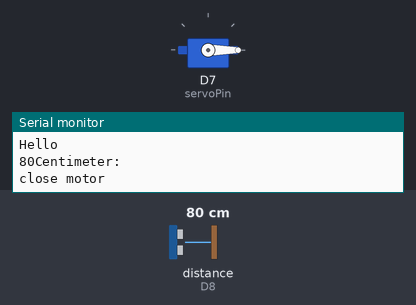
Bench run of a sketch on a simulated ESP8266 (NodeMCU). On the bench: servo, the last lines printed to the serial monitor. Wiring (inferred from the names in the program): ultrasonic range finder: trigger D6; echo D8. The test bench sets the inputs (shaded band); at power-on: distance to the obstacle (sensor on D8) 80 cm. The echo pulse lasts 58.3 µs per cm.

Above: at 2.2 s.
2.3 s: distance to the obstacle (sensor on D8) set to 33 cm
5.2 s: distance to the obstacle (sensor on D8) set to 26 cm
At 8.5 s:
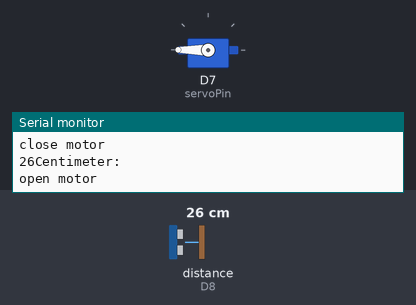
9.5 s: distance to the obstacle (sensor on D8) set to 35 cm
At 12.9 s:
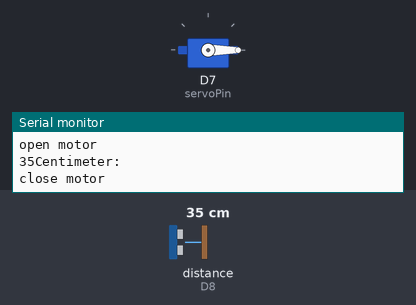
13.5 s: distance to the obstacle (sensor on D8) set to 2 cm
At 17.3 s:
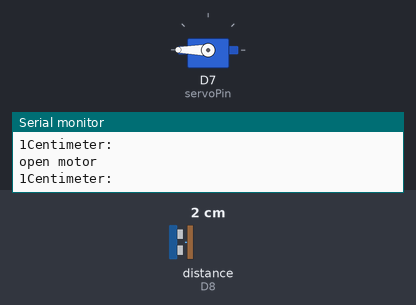
Timing chart, 0 to 18.5 s (numbered marks = the images above; inputs shaded):
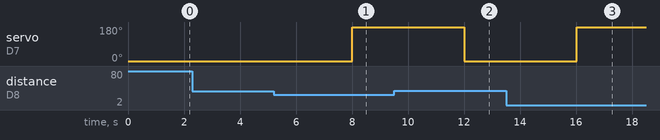

The sketch:

Final_servo_motor_code.ino
```cpp
#include <Servo.h>  // Include the Servo library
#include<ESP8266WiFi.h>
#define TRIGGER D6
#define ECHO    D8
int servoPin = 13;  // Declare the Servo pin

Servo Servo1;  // Create a servo object
void setup() {
Serial.begin(115200);
pinMode(TRIGGER, OUTPUT);
pinMode(ECHO, INPUT);
Serial.println("Hello");
Servo1.attach(servoPin); // We need to attach the servo to the used pin number

Servo1.write(0);
delay(1000);
}
void loop(){
  long duration, distance;
  digitalWrite(TRIGGER, LOW);
  delayMicroseconds(2);

  digitalWrite(TRIGGER, HIGH);
  delayMicroseconds(10);

  digitalWrite(TRIGGER, LOW);
  duration = pulseIn(ECHO, HIGH);
  distance = (duration/2) / 29.1;

  Serial.print(distance);
  Serial.println("Centimeter:");
  delay(1000);

if(distance<30){
  Serial.println("open motor");
  Servo1.write(180); // Make servo go to 90 degrees
  delay(1000);
}
else{
  Serial.println("close motor");
  Servo1.write(0); // Make servo go to 0 degrees
  delay(1000);
}
}
```

Measured:
- the behaviour switches between 30 and 29 cm on distance to the obstacle (sensor on D8) (found by bisection; images 0 and 1)
- after the input at 5.2 s, servo on D7 (servoPin): 0° → 180° after 2.8 s
- after the input at 9.5 s, servo on D7 (servoPin): 180° → 0° after 2.5 s
- after the input at 13.5 s, servo on D7 (servoPin): 0° → 180° after 2.5 s
